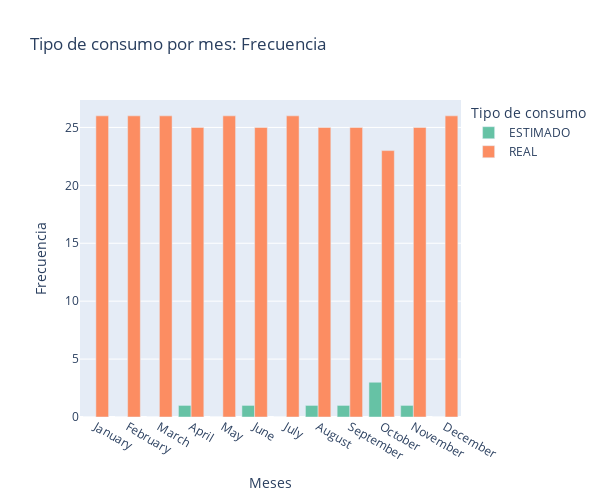

Notebook code for this chart:
### Code cell
fig=px.bar(Tipo_consumo, x='MES', y='count', color='TIPO CONSUMO',
           labels={'count':'Frecuencia','TIPO CONSUMO':'Tipo de consumo','MES':'Meses'},
           title='Tipo de consumo por mes: Frecuencia',
           color_discrete_sequence=px.colors.qualitative.Set2).update_layout(yaxis=dict(dtick=5),barmode='group', 
                                                              height=500,
                                                              width=600).show()

### Figure 1 — Plotly figure (JSON) as saved in the notebook; plotly's stock layout.template omitted (floating-point values rounded to 4 significant figures)
{"data": [{"alignmentgroup": "True", "hovertemplate": "Tipo de consumo=ESTIMADO<br>Meses=%{x}<br>Frecuencia=%{y}<extra></extra>", "legendgroup": "ESTIMADO", "marker": {"color": "rgb(102,194,165)", "pattern": {"shape": ""}}, "name": "ESTIMADO", "offsetgroup": "ESTIMADO", "orientation": "v", "showlegend": true, "textposition": "auto", "type": "bar", "x": ["January", "February", "March", "April", "May", "June", "July", "August", "September", "October", "November", "December"], "xaxis": "x", "y": [0, 0, 0, 1, 0, 1, 0, 1, 1, 3, 1, 0], "yaxis": "y"}, {"alignmentgroup": "True", "hovertemplate": "Tipo de consumo=REAL<br>Meses=%{x}<br>Frecuencia=%{y}<extra></extra>", "legendgroup": "REAL", "marker": {"color": "rgb(252,141,98)", "pattern": {"shape": ""}}, "name": "REAL", "offsetgroup": "REAL", "orientation": "v", "showlegend": true, "textposition": "auto", "type": "bar", "x": ["January", "February", "March", "April", "May", "June", "July", "August", "September", "October", "November", "December"], "xaxis": "x", "y": [26, 26, 26, 25, 26, 25, 26, 25, 25, 23, 25, 26], "yaxis": "y"}], "layout": {"barmode": "group", "height": 500, "legend": {"title": {"text": "Tipo de consumo"}, "tracegroupgap": 0}, "title": {"text": "Tipo de consumo por mes: Frecuencia"}, "width": 600, "xaxis": {"anchor": "y", "domain": [0, 1], "title": {"text": "Meses"}}, "yaxis": {"anchor": "x", "domain": [0, 1], "dtick": 5, "title": {"text": "Frecuencia"}}}}
